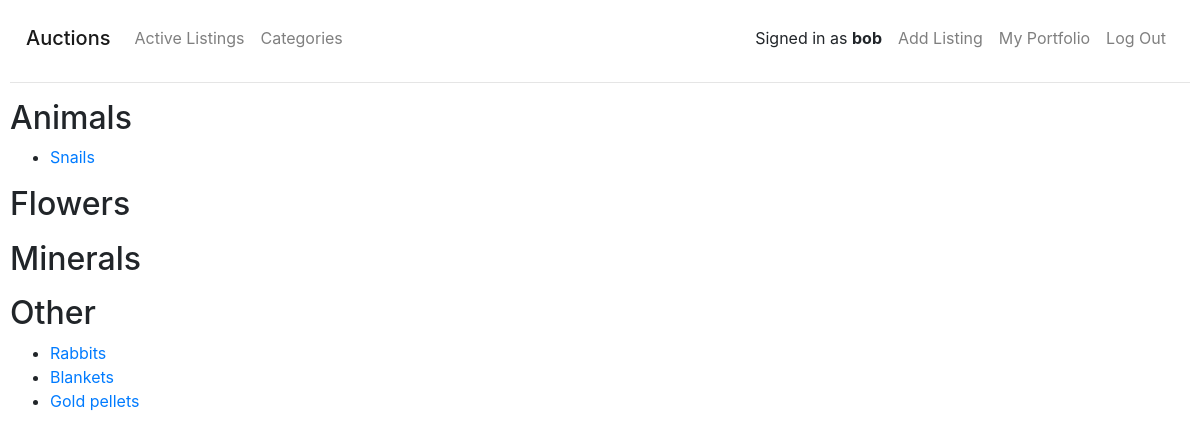
The page /categories (signed in) on the database its author committed.
### auctions/models.py (models this page shows, shortened)
class User(AbstractUser):
    watching = models.ManyToManyField('Listing', blank=True, related_name='watchers')

class Category(models.Model):
    category = models.CharField(max_length=32)
    def __str__(self):
        return self.category

class Listing(models.Model):
    user = models.ForeignKey(User, on_delete=models.CASCADE, related_name='listings')
    category = models.ForeignKey(Category, on_delete=models.CASCADE, related_name='listings', default=1)
    title = models.CharField(max_length=32)
    description = models.CharField(max_length=640, blank=True)
    image_url = models.URLField(max_length=200, blank=True)
    start_bid = models.DecimalField(max_digits=7, decimal_places=2)
    current_price = models.DecimalField(max_digits=7, decimal_places=2)
    closed = models.BooleanField(default=False)

### auctions/views.py (the view)
# urls.py: path('categories', views.categories, name='categories'),
def categories(request):
    return render(request, 'auctions/categories.html', {
        'categories': Category.objects.all().order_by('category'),
    })

### auctions/templates/auctions/categories.html
{% extends "auctions/layout.html" %}
{% block body %}
{% for category in categories %}
<h2>{{ category }}</h2>
<ul>
  {% for listing in category.listings.all %}
  {% if not listing.closed %}
  <li><a href="{% url 'item' listing.id %}">{{ listing.title }}</a></li>
  {% endif %}
  {% endfor %}
</ul>
{% endfor %}
{% endblock %}

### auctions/templates/auctions/layout.html (shortened to what this page needs)
{% load static %}
<!DOCTYPE html>
<html lang="en">
<head>
    <link rel="stylesheet" href="https://cdn.jsdelivr.net/npm/bootstrap@4.6.0/dist/css/bootstrap.min.css"
>
    <link href="{% static 'auctions/styles.css' %}" rel="stylesheet">
</head>
<body>
    <nav class="navbar navbar-expand-md navbar-light">
        <span class="navbar-brand mb-0 h1">Auctions</span>
        <div class="collapse navbar-collapse justify-content-between" id="navbarToggle">
            <div class="navbar-nav">
                <a class="nav-link" href="{% url 'index' %}">Active Listings</a>
                <a class="nav-link" href="{% url 'categories' %}">Categories</a>
            </div>
            <div class="navbar-nav">
                {% if user.is_authenticated %}
                <span class="nav-item p-2">Signed in as <strong>{{ user.username }}</strong></span>
                <a class="nav-link" href="{% url 'add' %}">Add Listing</a>
                <a class="nav-link" href="{% url 'portfolio' %}">My Portfolio</a>
                <a class="nav-link" href="{% url 'logout' %}?next={{request.path}}">Log Out</a>
                {% else %}
                <span class="nav-item p-2">Not signed in</span>
                <a class="nav-link" href="{% url 'login' %}?next={{request.path}}">Log In</a>
                <a class="nav-link" href="{% url 'register' %}">Register</a>
                {% endif %}
            </div>
        </div>
    </nav>
    <hr>
    {% block body %}
    {% endblock %}
</body>
</html>

### auctions/static/auctions/styles.css (style rules this page uses)
body { padding: 10px; }

### rows shown on the page
User: username "bob"
Category: category "Animals"
Listing: title "Snails"
Category: category "Flowers"
Category: category "Minerals"
Category: category "Other"
Listing: title "Rabbits"
Listing: title "Blankets"
Listing: title "Gold pellets"
